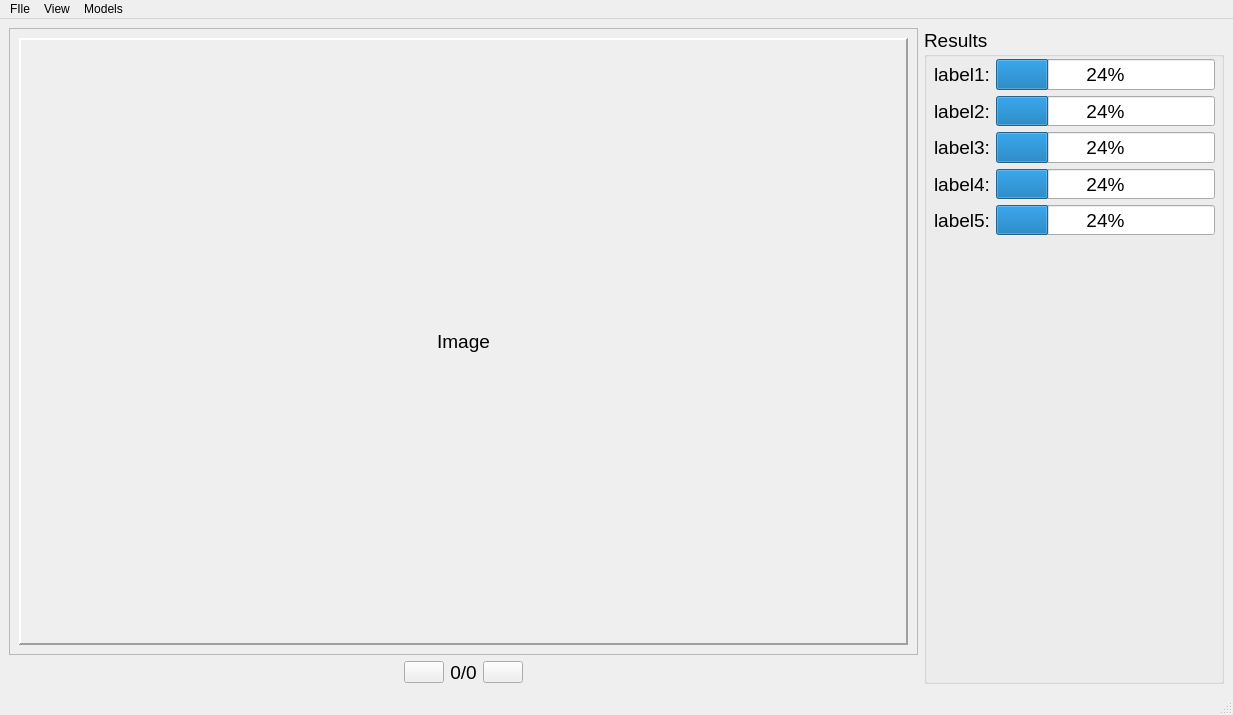
<?xml version="1.0" encoding="UTF-8"?>
<ui version="4.0">
 <class>MainWindow</class>
 <widget class="QMainWindow" name="MainWindow">
  <property name="geometry">
   <rect>
    <x>0</x>
    <y>0</y>
    <width>1233</width>
    <height>715</height>
   </rect>
  </property>
  <property name="sizePolicy">
   <sizepolicy hsizetype="Preferred" vsizetype="Preferred">
    <horstretch>0</horstretch>
    <verstretch>0</verstretch>
   </sizepolicy>
  </property>
  <property name="minimumSize">
   <size>
    <width>0</width>
    <height>0</height>
   </size>
  </property>
  <property name="maximumSize">
   <size>
    <width>16777215</width>
    <height>7150000</height>
   </size>
  </property>
  <property name="windowTitle">
   <string>Scene Recognition</string>
  </property>
  <widget class="QWidget" name="centralwidget">
   <layout class="QGridLayout" name="gridLayout_4">
    <item row="0" column="0">
     <layout class="QGridLayout" name="gridLayout_3">
      <item row="1" column="0">
       <spacer name="horizontalSpacer">
        <property name="orientation">
         <enum>Qt::Horizontal</enum>
        </property>
        <property name="sizeHint" stdset="0">
         <size>
          <width>40</width>
          <height>20</height>
         </size>
        </property>
       </spacer>
      </item>
      <item row="1" column="1">
       <layout class="QHBoxLayout" name="horizontalLayout">
        <item>
         <widget class="QPushButton" name="pushButton_left">
          <property name="sizePolicy">
           <sizepolicy hsizetype="Fixed" vsizetype="Fixed">
            <horstretch>0</horstretch>
            <verstretch>0</verstretch>
           </sizepolicy>
          </property>
          <property name="minimumSize">
           <size>
            <width>0</width>
            <height>0</height>
           </size>
          </property>
          <property name="text">
           <string/>
          </property>
          <property name="icon">
           <iconset>
            <normaloff>icons/left.png</normaloff>icons/left.png</iconset>
          </property>
         </widget>
        </item>
        <item>
         <widget class="QLabel" name="label_imageIndx">
          <property name="font">
           <font>
            <pointsize>14</pointsize>
           </font>
          </property>
          <property name="text">
           <string>0/0</string>
          </property>
          <property name="alignment">
           <set>Qt::AlignCenter</set>
          </property>
         </widget>
        </item>
        <item>
         <widget class="QPushButton" name="pushButton_right">
          <property name="sizePolicy">
           <sizepolicy hsizetype="Fixed" vsizetype="Fixed">
            <horstretch>0</horstretch>
            <verstretch>0</verstretch>
           </sizepolicy>
          </property>
          <property name="baseSize">
           <size>
            <width>50</width>
            <height>50</height>
           </size>
          </property>
          <property name="text">
           <string/>
          </property>
          <property name="icon">
           <iconset>
            <normaloff>icons/right.png</normaloff>icons/right.png</iconset>
          </property>
         </widget>
        </item>
       </layout>
      </item>
      <item row="1" column="2">
       <spacer name="horizontalSpacer_2">
        <property name="orientation">
         <enum>Qt::Horizontal</enum>
        </property>
        <property name="sizeHint" stdset="0">
         <size>
          <width>40</width>
          <height>20</height>
         </size>
        </property>
       </spacer>
      </item>
      <item row="0" column="0" colspan="3">
       <widget class="QScrollArea" name="scrollArea">
        <property name="widgetResizable">
         <bool>true</bool>
        </property>
        <widget class="QWidget" name="scrollAreaWidgetContents_2">
         <property name="geometry">
          <rect>
           <x>0</x>
           <y>0</y>
           <width>905</width>
           <height>611</height>
          </rect>
         </property>
         <layout class="QGridLayout" name="gridLayout_2">
          <item row="0" column="0">
           <widget class="QLabel" name="label_image">
            <property name="sizePolicy">
             <sizepolicy hsizetype="Expanding" vsizetype="Preferred">
              <horstretch>0</horstretch>
              <verstretch>0</verstretch>
             </sizepolicy>
            </property>
            <property name="minimumSize">
             <size>
              <width>0</width>
              <height>0</height>
             </size>
            </property>
            <property name="font">
             <font>
              <pointsize>14</pointsize>
             </font>
            </property>
            <property name="frameShape">
             <enum>QFrame::Panel</enum>
            </property>
            <property name="frameShadow">
             <enum>QFrame::Raised</enum>
            </property>
            <property name="lineWidth">
             <number>2</number>
            </property>
            <property name="text">
             <string>Image</string>
            </property>
            <property name="alignment">
             <set>Qt::AlignCenter</set>
            </property>
           </widget>
          </item>
         </layout>
        </widget>
       </widget>
      </item>
     </layout>
    </item>
    <item row="0" column="1">
     <widget class="QGroupBox" name="groupBox">
      <property name="sizePolicy">
       <sizepolicy hsizetype="Fixed" vsizetype="Preferred">
        <horstretch>0</horstretch>
        <verstretch>0</verstretch>
       </sizepolicy>
      </property>
      <property name="minimumSize">
       <size>
        <width>300</width>
        <height>0</height>
       </size>
      </property>
      <property name="font">
       <font>
        <pointsize>14</pointsize>
       </font>
      </property>
      <property name="title">
       <string>Results</string>
      </property>
      <widget class="QWidget" name="layoutWidget">
       <property name="geometry">
        <rect>
         <x>10</x>
         <y>31</y>
         <width>281</width>
         <height>176</height>
        </rect>
       </property>
       <property name="font">
        <font>
         <pointsize>14</pointsize>
        </font>
       </property>
       <layout class="QGridLayout" name="gridLayout">
        <item row="0" column="0">
         <widget class="QLabel" name="label_result_1">
          <property name="font">
           <font>
            <pointsize>14</pointsize>
           </font>
          </property>
          <property name="text">
           <string>label1:</string>
          </property>
         </widget>
        </item>
        <item row="0" column="1">
         <widget class="QProgressBar" name="progressBar_1">
          <property name="font">
           <font>
            <pointsize>14</pointsize>
           </font>
          </property>
          <property name="value">
           <number>24</number>
          </property>
         </widget>
        </item>
        <item row="1" column="0">
         <widget class="QLabel" name="label_result_2">
          <property name="font">
           <font>
            <pointsize>14</pointsize>
           </font>
          </property>
          <property name="text">
           <string>label2:</string>
          </property>
         </widget>
        </item>
        <item row="1" column="1">
         <widget class="QProgressBar" name="progressBar_2">
          <property name="font">
           <font>
            <pointsize>14</pointsize>
           </font>
          </property>
          <property name="value">
           <number>24</number>
          </property>
         </widget>
        </item>
        <item row="2" column="0">
         <widget class="QLabel" name="label_result_3">
          <property name="font">
           <font>
            <pointsize>14</pointsize>
           </font>
          </property>
          <property name="text">
           <string>label3:</string>
          </property>
         </widget>
        </item>
        <item row="2" column="1">
         <widget class="QProgressBar" name="progressBar_3">
          <property name="font">
           <font>
            <pointsize>14</pointsize>
           </font>
          </property>
          <property name="value">
           <number>24</number>
          </property>
         </widget>
        </item>
        <item row="3" column="0">
         <widget class="QLabel" name="label_result_4">
          <property name="font">
           <font>
            <pointsize>14</pointsize>
           </font>
          </property>
          <property name="text">
           <string>label4:</string>
          </property>
         </widget>
        </item>
        <item row="3" column="1">
         <widget class="QProgressBar" name="progressBar_4">
          <property name="font">
           <font>
            <pointsize>14</pointsize>
           </font>
          </property>
          <property name="value">
           <number>24</number>
          </property>
         </widget>
        </item>
        <item row="4" column="0">
         <widget class="QLabel" name="label_result_5">
          <property name="font">
           <font>
            <pointsize>14</pointsize>
           </font>
          </property>
          <property name="text">
           <string>label5:</string>
          </property>
         </widget>
        </item>
        <item row="4" column="1">
         <widget class="QProgressBar" name="progressBar_5">
          <property name="font">
           <font>
            <pointsize>14</pointsize>
           </font>
          </property>
          <property name="value">
           <number>24</number>
          </property>
         </widget>
        </item>
       </layout>
      </widget>
     </widget>
    </item>
   </layout>
  </widget>
  <widget class="QMenuBar" name="menubar">
   <property name="geometry">
    <rect>
     <x>0</x>
     <y>0</y>
     <width>1233</width>
     <height>25</height>
    </rect>
   </property>
   <widget class="QMenu" name="menuFIle">
    <property name="title">
     <string>FIle</string>
    </property>
    <addaction name="actionOpen"/>
    <addaction name="separator"/>
    <addaction name="actionExit"/>
   </widget>
   <widget class="QMenu" name="menuView">
    <property name="title">
     <string>View</string>
    </property>
    <addaction name="actionZoom_25"/>
    <addaction name="actionZoom_Out_25"/>
    <addaction name="actionNormal_Size"/>
    <addaction name="actionFit_to_Window"/>
   </widget>
   <widget class="QMenu" name="menuModel">
    <property name="title">
     <string>Models</string>
    </property>
    <addaction name="actionVGG"/>
    <addaction name="actionInception"/>
    <addaction name="actionResNet"/>
    <addaction name="actionMobileNet"/>
    <addaction name="actionShuffleNet"/>
    <addaction name="actionResNeXt"/>
    <addaction name="actionShuffleNet_2"/>
    <addaction name="actionDPN"/>
   </widget>
   <addaction name="menuFIle"/>
   <addaction name="menuView"/>
   <addaction name="menuModel"/>
  </widget>
  <widget class="QStatusBar" name="statusbar"/>
  <action name="actionOpen">
   <property name="text">
    <string>Open</string>
   </property>
   <property name="shortcut">
    <string>Ctrl+O</string>
   </property>
  </action>
  <action name="actionClose">
   <property name="text">
    <string>Close</string>
   </property>
  </action>
  <action name="actionExit">
   <property name="text">
    <string>Exit</string>
   </property>
   <property name="shortcut">
    <string>Ctrl+X</string>
   </property>
  </action>
  <action name="actionZoom_25">
   <property name="text">
    <string>Zoom In(25%)</string>
   </property>
  </action>
  <action name="actionZoom_Out_25">
   <property name="text">
    <string>Zoom Out(25%)</string>
   </property>
  </action>
  <action name="actionNormal_Size">
   <property name="text">
    <string>Normal Size</string>
   </property>
  </action>
  <action name="actionFit_to_Window">
   <property name="text">
    <string>Fit to Window</string>
   </property>
  </action>
  <action name="actionVGG">
   <property name="text">
    <string>VGG</string>
   </property>
  </action>
  <action name="actionInception">
   <property name="text">
    <string>Inception</string>
   </property>
  </action>
  <action name="actionResNet">
   <property name="text">
    <string>ResNet</string>
   </property>
  </action>
  <action name="actionMobileNet">
   <property name="text">
    <string>MobileNet</string>
   </property>
  </action>
  <action name="actionShuffleNet">
   <property name="text">
    <string>Xception</string>
   </property>
  </action>
  <action name="actionResNeXt">
   <property name="text">
    <string>ResNeXt</string>
   </property>
  </action>
  <action name="actionShuffleNet_2">
   <property name="text">
    <string>ShuffleNet</string>
   </property>
  </action>
  <action name="actionDPN">
   <property name="text">
    <string>DPN</string>
   </property>
  </action>
 </widget>
 <resources/>
 <connections/>
</ui>
